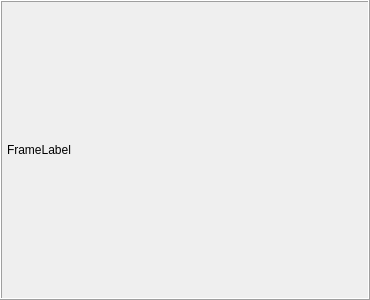
<?xml version="1.0" encoding="UTF-8"?>
<ui version="4.0">
 <class>Frames</class>
 <widget class="QFrame" name="Frames">
  <property name="geometry">
   <rect>
    <x>0</x>
    <y>0</y>
    <width>370</width>
    <height>300</height>
   </rect>
  </property>
  <property name="sizePolicy">
   <sizepolicy hsizetype="Expanding" vsizetype="Expanding">
    <horstretch>0</horstretch>
    <verstretch>0</verstretch>
   </sizepolicy>
  </property>
  <property name="windowTitle">
   <string>Frame</string>
  </property>
  <property name="frameShape">
   <enum>QFrame::Box</enum>
  </property>
  <property name="frameShadow">
   <enum>QFrame::Raised</enum>
  </property>
  <layout class="QVBoxLayout" name="verticalLayout">
   <property name="spacing">
    <number>5</number>
   </property>
   <property name="leftMargin">
    <number>5</number>
   </property>
   <property name="topMargin">
    <number>5</number>
   </property>
   <property name="rightMargin">
    <number>5</number>
   </property>
   <property name="bottomMargin">
    <number>5</number>
   </property>
   <item>
    <widget class="QLabel" name="FrameLabel">
     <property name="maximumSize">
      <size>
       <width>16777215</width>
       <height>18</height>
      </size>
     </property>
     <property name="frameShape">
      <enum>QFrame::NoFrame</enum>
     </property>
     <property name="text">
      <string>FrameLabel</string>
     </property>
    </widget>
   </item>
   <item>
    <layout class="QGridLayout" name="gridLayout">
     <property name="spacing">
      <number>5</number>
     </property>
    </layout>
   </item>
  </layout>
 </widget>
 <resources/>
 <connections/>
</ui>
